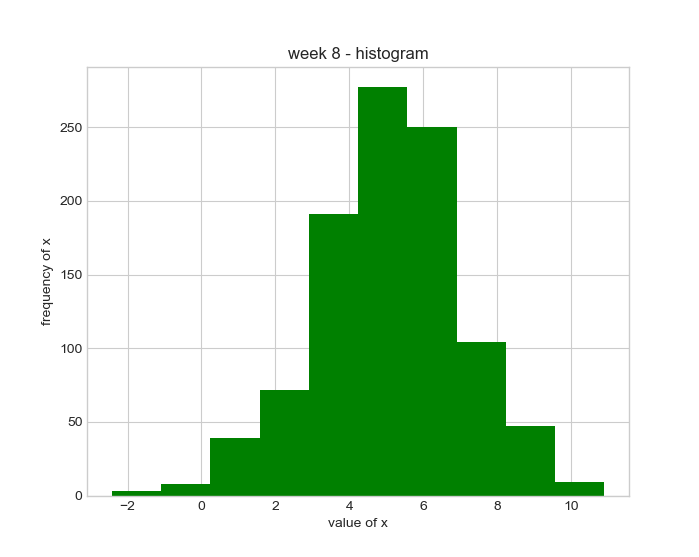

Python code for this plot:

# This script generates and prints a histogram of a normal distribution of a 1000 values with a mean of 5 
# and standard deviation of 2

# References: 
# https://www.w3schools.com/python/numpy/numpy_random_normal.asp
# Lecture 8.2 for Programming and Scripting
# https://www.geeksforgeeks.org/style-plots-using-matplotlib/?ref=lbp
# https://www.educative.io/answers/what-is-the-matplotlibpyplotsavefig-function-in-python
# https://www.geeksforgeeks.org/matplotlib-pyplot-ylabel-in-python/




# These two commands import the NumPy and Matplotlib libraries respectively, which are needed to create the histogram.
import numpy as np
import matplotlib.pyplot as plt

# This imports the 'style' module, which enables the user to enhance the appearance of the plots they
# create, by imposing built-in or customised style packages onto them.
from matplotlib import style

# This imposes a specific built-in style package to the histogram. 
plt.style.use("seaborn-whitegrid")

# This seeds the (pseudo)random number generator with an initial value, so that each time the script is ran, 
# the same set of results are generated. This should be "commented out" if the user wishes the script to
# generate a different set of random values each time:
# np.random.seed(1)

# These specifies the basic statistical properties of the data contained in the histogram.
mean = 5
st_dev = 2
num_values = 1000
values = np.random.normal(mean, st_dev, num_values)

# These print onto the histogram the title, x-axis label, y-axis label and the content, and position, of the legend for the plot
# (default position for the legend is top=left corner).
plt.title("week 8 - histogram")
plt.xlabel("value of x")
plt.ylabel("frequency of x")

# This generates the histogram, using the values generated by the random module above, passing in the values
# for the mean, standard deviation and number of values. It also specifies the number of bins in which the data is
# to be contained, and selects the colour of the histogram.
plt.hist(values, bins = 10, color = "green")

# This prints out the histogram.
plt.show()
